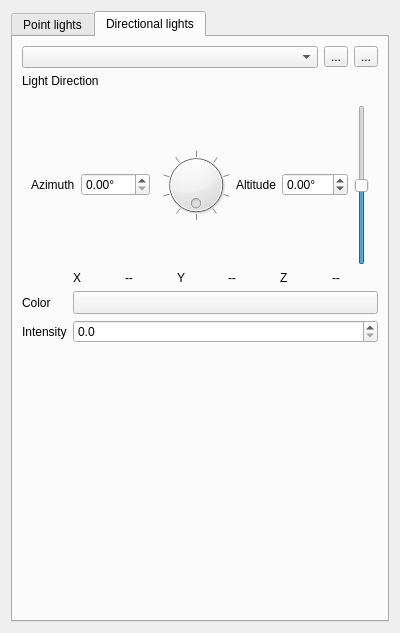
<?xml version="1.0" encoding="UTF-8"?>
<ui version="4.0">
 <class>QgsLightsWidget</class>
 <widget class="QWidget" name="QgsLightsWidget">
  <property name="geometry">
   <rect>
    <x>0</x>
    <y>0</y>
    <width>400</width>
    <height>633</height>
   </rect>
  </property>
  <property name="windowTitle">
   <string notr="true">Form</string>
  </property>
  <layout class="QVBoxLayout" name="verticalLayout">
   <item>
    <widget class="QTabWidget" name="tabWidget">
     <property name="currentIndex">
      <number>1</number>
     </property>
     <widget class="QWidget" name="tab">
      <attribute name="title">
       <string>Point lights</string>
      </attribute>
      <layout class="QGridLayout" name="gridLayout_2">
       <item row="0" column="0">
        <layout class="QHBoxLayout" name="horizontalLayout">
         <item>
          <widget class="QComboBox" name="cboLights"/>
         </item>
         <item>
          <widget class="QToolButton" name="btnAddLight">
           <property name="text">
            <string>...</string>
           </property>
          </widget>
         </item>
         <item>
          <widget class="QToolButton" name="btnRemoveLight">
           <property name="text">
            <string>...</string>
           </property>
          </widget>
         </item>
        </layout>
       </item>
       <item row="1" column="0">
        <layout class="QGridLayout" name="gridLayout">
         <item row="3" column="0">
          <widget class="QLabel" name="label_3">
           <property name="text">
            <string>Z</string>
           </property>
          </widget>
         </item>
         <item row="0" column="1">
          <widget class="QgsDoubleSpinBox" name="spinPositionX">
           <property name="decimals">
            <number>1</number>
           </property>
           <property name="minimum">
            <double>-9999999.000000000000000</double>
           </property>
           <property name="maximum">
            <double>9999999.000000000000000</double>
           </property>
          </widget>
         </item>
         <item row="9" column="0">
          <widget class="QLabel" name="label_9">
           <property name="text">
            <string>&lt;html&gt;&lt;head/&gt;&lt;body&gt;&lt;p&gt;A&lt;span style=&quot; vertical-align:sub;&quot;&gt;2&lt;/span&gt;&lt;/p&gt;&lt;/body&gt;&lt;/html&gt;</string>
           </property>
          </widget>
         </item>
         <item row="5" column="1">
          <widget class="QgsDoubleSpinBox" name="spinIntensity">
           <property name="decimals">
            <number>1</number>
           </property>
           <property name="maximum">
            <double>999999.000000000000000</double>
           </property>
          </widget>
         </item>
         <item row="7" column="0">
          <widget class="QLabel" name="label_7">
           <property name="text">
            <string>&lt;html&gt;&lt;head/&gt;&lt;body&gt;&lt;p&gt;A&lt;span style=&quot; vertical-align:sub;&quot;&gt;0&lt;/span&gt;&lt;/p&gt;&lt;/body&gt;&lt;/html&gt;</string>
           </property>
          </widget>
         </item>
         <item row="1" column="1" rowspan="2">
          <widget class="QgsDoubleSpinBox" name="spinPositionY">
           <property name="decimals">
            <number>1</number>
           </property>
           <property name="minimum">
            <double>-9999999.000000000000000</double>
           </property>
           <property name="maximum">
            <double>9999999.000000000000000</double>
           </property>
          </widget>
         </item>
         <item row="1" column="0" rowspan="2">
          <widget class="QLabel" name="label_2">
           <property name="text">
            <string>Y</string>
           </property>
          </widget>
         </item>
         <item row="3" column="1">
          <widget class="QgsDoubleSpinBox" name="spinPositionZ">
           <property name="decimals">
            <number>1</number>
           </property>
           <property name="minimum">
            <double>-9999999.000000000000000</double>
           </property>
           <property name="maximum">
            <double>9999999.000000000000000</double>
           </property>
          </widget>
         </item>
         <item row="4" column="1">
          <widget class="QgsColorButton" name="btnColor">
           <property name="sizePolicy">
            <sizepolicy hsizetype="Expanding" vsizetype="Fixed">
             <horstretch>0</horstretch>
             <verstretch>0</verstretch>
            </sizepolicy>
           </property>
           <property name="minimumSize">
            <size>
             <width>120</width>
             <height>0</height>
            </size>
           </property>
          </widget>
         </item>
         <item row="7" column="1">
          <widget class="QgsDoubleSpinBox" name="spinA0">
           <property name="maximum">
            <double>9.000000000000000</double>
           </property>
           <property name="singleStep">
            <double>0.100000000000000</double>
           </property>
          </widget>
         </item>
         <item row="8" column="1">
          <widget class="QgsDoubleSpinBox" name="spinA1">
           <property name="maximum">
            <double>9.000000000000000</double>
           </property>
           <property name="singleStep">
            <double>0.100000000000000</double>
           </property>
          </widget>
         </item>
         <item row="9" column="1">
          <widget class="QgsDoubleSpinBox" name="spinA2">
           <property name="maximum">
            <double>9.000000000000000</double>
           </property>
           <property name="singleStep">
            <double>0.100000000000000</double>
           </property>
          </widget>
         </item>
         <item row="5" column="0">
          <widget class="QLabel" name="label_4">
           <property name="text">
            <string>Intensity</string>
           </property>
          </widget>
         </item>
         <item row="8" column="0">
          <widget class="QLabel" name="label_8">
           <property name="text">
            <string>&lt;html&gt;&lt;head/&gt;&lt;body&gt;&lt;p&gt;A&lt;span style=&quot; vertical-align:sub;&quot;&gt;1&lt;/span&gt;&lt;/p&gt;&lt;/body&gt;&lt;/html&gt;</string>
           </property>
          </widget>
         </item>
         <item row="4" column="0">
          <widget class="QLabel" name="label_5">
           <property name="text">
            <string>Color</string>
           </property>
          </widget>
         </item>
         <item row="0" column="0">
          <widget class="QLabel" name="label">
           <property name="text">
            <string>X</string>
           </property>
          </widget>
         </item>
         <item row="6" column="0" colspan="2">
          <widget class="QLabel" name="label_6">
           <property name="text">
            <string>&lt;html&gt;&lt;head/&gt;&lt;body&gt;&lt;p&gt;Attenuation (A&lt;span style=&quot; vertical-align:sub;&quot;&gt;0&lt;/span&gt;+A&lt;span style=&quot; vertical-align:sub;&quot;&gt;1&lt;/span&gt;*D+A&lt;span style=&quot; vertical-align:sub;&quot;&gt;2&lt;/span&gt;*D&lt;span style=&quot; vertical-align:super;&quot;&gt;2&lt;/span&gt;)&lt;/p&gt;&lt;/body&gt;&lt;/html&gt;</string>
           </property>
          </widget>
         </item>
        </layout>
       </item>
      </layout>
     </widget>
     <widget class="QWidget" name="tab_2">
      <attribute name="title">
       <string>Directional lights</string>
      </attribute>
      <layout class="QGridLayout" name="gridLayout_4">
       <item row="1" column="0" colspan="3">
        <layout class="QGridLayout" name="gridLayout_3">
         <item row="7" column="0">
          <widget class="QLabel" name="label_14">
           <property name="text">
            <string>Intensity</string>
           </property>
          </widget>
         </item>
         <item row="1" column="0" colspan="2">
          <layout class="QHBoxLayout" name="directionLightLayout">
           <property name="topMargin">
            <number>11</number>
           </property>
           <item>
            <spacer name="horizontalSpacer_2">
             <property name="orientation">
              <enum>Qt::Horizontal</enum>
             </property>
             <property name="sizeHint" stdset="0">
              <size>
               <width>40</width>
               <height>20</height>
              </size>
             </property>
            </spacer>
           </item>
           <item>
            <widget class="QLabel" name="label_12">
             <property name="text">
              <string>Azimuth</string>
             </property>
            </widget>
           </item>
           <item>
            <widget class="QDoubleSpinBox" name="spinBoxAzimuth">
             <property name="suffix">
              <string>°</string>
             </property>
             <property name="maximum">
              <double>360.000000000000000</double>
             </property>
            </widget>
           </item>
           <item>
            <widget class="QWidget" name="directionCmpassWidget" native="true"/>
           </item>
           <item>
            <widget class="QDial" name="dialAzimuth">
             <property name="minimum">
              <number>0</number>
             </property>
             <property name="value">
              <number>0</number>
             </property>
             <property name="sliderPosition">
              <number>0</number>
             </property>
             <property name="wrapping">
              <bool>true</bool>
             </property>
             <property name="notchTarget">
              <double>10.000000000000000</double>
             </property>
             <property name="notchesVisible">
              <bool>true</bool>
             </property>
            </widget>
           </item>
           <item>
            <widget class="QLabel" name="altitudeSpinBox">
             <property name="text">
              <string>Altitude</string>
             </property>
            </widget>
           </item>
           <item>
            <widget class="QDoubleSpinBox" name="spinBoxAltitude">
             <property name="suffix">
              <string>°</string>
             </property>
             <property name="minimum">
              <double>-90.000000000000000</double>
             </property>
             <property name="maximum">
              <double>90.000000000000000</double>
             </property>
            </widget>
           </item>
           <item>
            <widget class="QSlider" name="sliderAltitude">
             <property name="minimum">
              <number>-90</number>
             </property>
             <property name="maximum">
              <number>90</number>
             </property>
             <property name="tracking">
              <bool>true</bool>
             </property>
             <property name="orientation">
              <enum>Qt::Vertical</enum>
             </property>
             <property name="tickPosition">
              <enum>QSlider::NoTicks</enum>
             </property>
             <property name="tickInterval">
              <number>2</number>
             </property>
            </widget>
           </item>
           <item>
            <spacer name="horizontalSpacer">
             <property name="orientation">
              <enum>Qt::Horizontal</enum>
             </property>
             <property name="sizeHint" stdset="0">
              <size>
               <width>40</width>
               <height>20</height>
              </size>
             </property>
            </spacer>
           </item>
          </layout>
         </item>
         <item row="7" column="1">
          <widget class="QgsDoubleSpinBox" name="spinDirectionalIntensity">
           <property name="decimals">
            <number>1</number>
           </property>
           <property name="maximum">
            <double>999999.000000000000000</double>
           </property>
          </widget>
         </item>
         <item row="6" column="0">
          <widget class="QLabel" name="label_16">
           <property name="text">
            <string>Color</string>
           </property>
          </widget>
         </item>
         <item row="6" column="1">
          <widget class="QgsColorButton" name="btnDirectionalColor">
           <property name="sizePolicy">
            <sizepolicy hsizetype="Expanding" vsizetype="Fixed">
             <horstretch>0</horstretch>
             <verstretch>0</verstretch>
            </sizepolicy>
           </property>
           <property name="minimumSize">
            <size>
             <width>120</width>
             <height>0</height>
            </size>
           </property>
          </widget>
         </item>
         <item row="0" column="0" colspan="2">
          <widget class="QLabel" name="label_11">
           <property name="text">
            <string>Light Direction</string>
           </property>
          </widget>
         </item>
         <item row="2" column="1">
          <layout class="QGridLayout" name="gridLayout_5">
           <property name="topMargin">
            <number>0</number>
           </property>
           <item row="0" column="2">
            <widget class="QLabel" name="label_13">
             <property name="text">
              <string>Y</string>
             </property>
            </widget>
           </item>
           <item row="0" column="3">
            <widget class="QLabel" name="labelY">
             <property name="text">
              <string>--</string>
             </property>
            </widget>
           </item>
           <item row="0" column="4">
            <widget class="QLabel" name="label_10">
             <property name="text">
              <string>Z</string>
             </property>
            </widget>
           </item>
           <item row="0" column="0">
            <widget class="QLabel" name="label_17">
             <property name="text">
              <string>X</string>
             </property>
            </widget>
           </item>
           <item row="0" column="1">
            <widget class="QLabel" name="labelX">
             <property name="text">
              <string>--</string>
             </property>
            </widget>
           </item>
           <item row="0" column="5">
            <widget class="QLabel" name="labelZ">
             <property name="text">
              <string>--</string>
             </property>
            </widget>
           </item>
          </layout>
         </item>
        </layout>
       </item>
       <item row="0" column="2">
        <widget class="QToolButton" name="btnRemoveDirectionalLight">
         <property name="text">
          <string>...</string>
         </property>
        </widget>
       </item>
       <item row="2" column="0">
        <spacer name="verticalSpacer">
         <property name="orientation">
          <enum>Qt::Vertical</enum>
         </property>
         <property name="sizeHint" stdset="0">
          <size>
           <width>20</width>
           <height>40</height>
          </size>
         </property>
        </spacer>
       </item>
       <item row="0" column="0">
        <widget class="QComboBox" name="cboDirectionalLights"/>
       </item>
       <item row="0" column="1">
        <widget class="QToolButton" name="btnAddDirectionalLight">
         <property name="text">
          <string>...</string>
         </property>
        </widget>
       </item>
      </layout>
     </widget>
    </widget>
   </item>
  </layout>
 </widget>
 <customwidgets>
  <customwidget>
   <class>QgsDoubleSpinBox</class>
   <extends>QDoubleSpinBox</extends>
   <header>qgsdoublespinbox.h</header>
  </customwidget>
  <customwidget>
   <class>QgsColorButton</class>
   <extends>QToolButton</extends>
   <header>qgscolorbutton.h</header>
   <container>1</container>
  </customwidget>
 </customwidgets>
 <tabstops>
  <tabstop>tabWidget</tabstop>
  <tabstop>cboLights</tabstop>
  <tabstop>btnAddLight</tabstop>
  <tabstop>btnRemoveLight</tabstop>
  <tabstop>spinPositionX</tabstop>
  <tabstop>spinPositionY</tabstop>
  <tabstop>spinPositionZ</tabstop>
  <tabstop>btnColor</tabstop>
  <tabstop>spinIntensity</tabstop>
  <tabstop>spinA0</tabstop>
  <tabstop>spinA1</tabstop>
  <tabstop>spinA2</tabstop>
  <tabstop>cboDirectionalLights</tabstop>
  <tabstop>btnAddDirectionalLight</tabstop>
  <tabstop>btnRemoveDirectionalLight</tabstop>
  <tabstop>btnDirectionalColor</tabstop>
  <tabstop>spinDirectionalIntensity</tabstop>
 </tabstops>
 <resources/>
 <connections/>
</ui>
